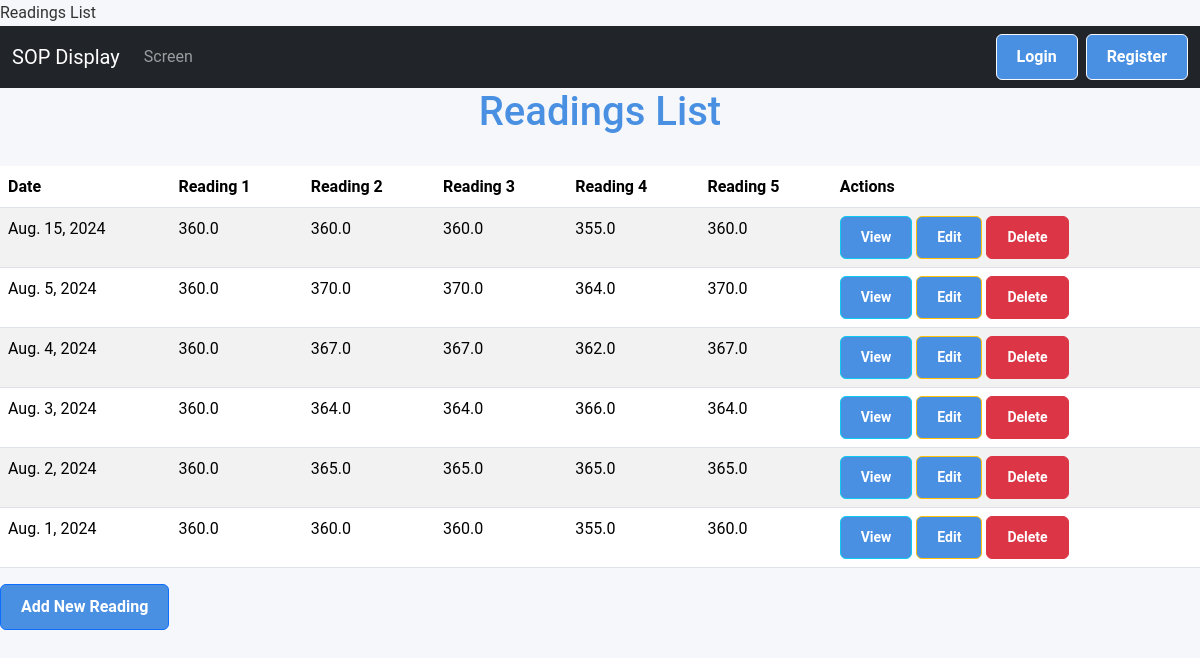
The page /screen/read/ on the database its author committed.
### screen_app/models.py (models this page shows, shortened)
class ControlChartReading(models.Model):
    date = models.DateField(unique=True)
    reading1 = models.FloatField()
    reading2 = models.FloatField()
    reading3 = models.FloatField()
    reading4 = models.FloatField()
    reading5 = models.FloatField()

### screen_app/views.py (the view)
# urls.py: path('read/', views.ReadingListView.as_view(), name='reading_list'),
class ReadingListView(ListView):
    model = ControlChartReading
    context_object_name = 'readings'
    template_name = 'reading_list.html'
    ordering = ['-date']

### screen_app/templates/reading_list.html (shortened to what this page needs)
{% extends 'base.html' %}
{% block content %}
    <h1>Readings List</h1>
    <table class="table table-striped">
        <thead>
            <tr>
                <th>Date</th>
                <th>Reading 1</th>
                <th>Reading 2</th>
                <th>Reading 3</th>
                <th>Reading 4</th>
                <th>Reading 5</th>
                <th>Actions</th>
            </tr>
        </thead>
        <tbody>
            {% for reading in readings %}
                <tr>
                    <td>{{ reading.date }}</td>
                    <td>{{ reading.reading1 }}</td>
                    <td>{{ reading.reading2 }}</td>
                    <td>{{ reading.reading3 }}</td>
                    <td>{{ reading.reading4 }}</td>
                    <td>{{ reading.reading5 }}</td>
                    <td>
                        <a href="{% url 'reading_detail' reading.id %}" class="btn btn-sm btn-info">View</a>
                        <a href="{% url 'reading_update' reading.id %}" class="btn btn-sm btn-warning">Edit</a>
                        <a href="{% url 'reading_delete' reading.id %}" class="btn btn-sm btn-danger">Delete</a>
                    </td>
                </tr>
            {% endfor %}
        </tbody>
    </table>
    <a href="{% url 'reading_create' %}" class="btn btn-primary">Add New Reading</a>
{% endblock %}

### templates/base.html (style rules this page uses)
html, body { height: 100%; margin: 0; padding: 0; overflow-x: hidden; }
body { padding-top: 0px; }
body { scrollbar-width: none; -ms-overflow-style: none; }
:root { --primary-color: #4a90e2; --secondary-color: #f5f7fa; --text-color: #333; --border-color: #e0e0e0; }
body { font-family: "Roboto", Arial, sans-serif; background-color: var(--secondary-color); color: var(--text-color); line-height: 1.6; margin: 0; padding: 0; }
h1 { color: var(--primary-color); font-size: 2.5em; text-align: center; margin-bottom: 30px; }
.btn { display: inline-block; background-color: var(--primary-color); color: white; padding: 10px 20px; text-decoration: none; border-radius: 6px; font-weight: bold; transition: background-color 0.3s ease; }
.btn-danger { background-color: #dc3545; }
.btn-primary { background-color: var(--primary-color); }

### rows shown on the page
ControlChartReading: date "Aug. 15, 2024", reading1 "360.0", reading2 "360.0", reading3 "360.0", reading4 "355.0", reading5 "360.0"
ControlChartReading: date "Aug. 5, 2024", reading1 "360.0", reading2 "370.0", reading3 "370.0", reading4 "364.0", reading5 "370.0"
ControlChartReading: date "Aug. 4, 2024", reading1 "360.0", reading2 "367.0", reading3 "367.0", reading4 "362.0", reading5 "367.0"
ControlChartReading: date "Aug. 3, 2024", reading1 "360.0", reading2 "364.0", reading3 "364.0", reading4 "366.0", reading5 "364.0"
ControlChartReading: date "Aug. 2, 2024", reading1 "360.0", reading2 "365.0", reading3 "365.0", reading4 "365.0", reading5 "365.0"
ControlChartReading: date "Aug. 1, 2024", reading1 "360.0", reading2 "360.0", reading3 "360.0", reading4 "355.0", reading5 "360.0"
